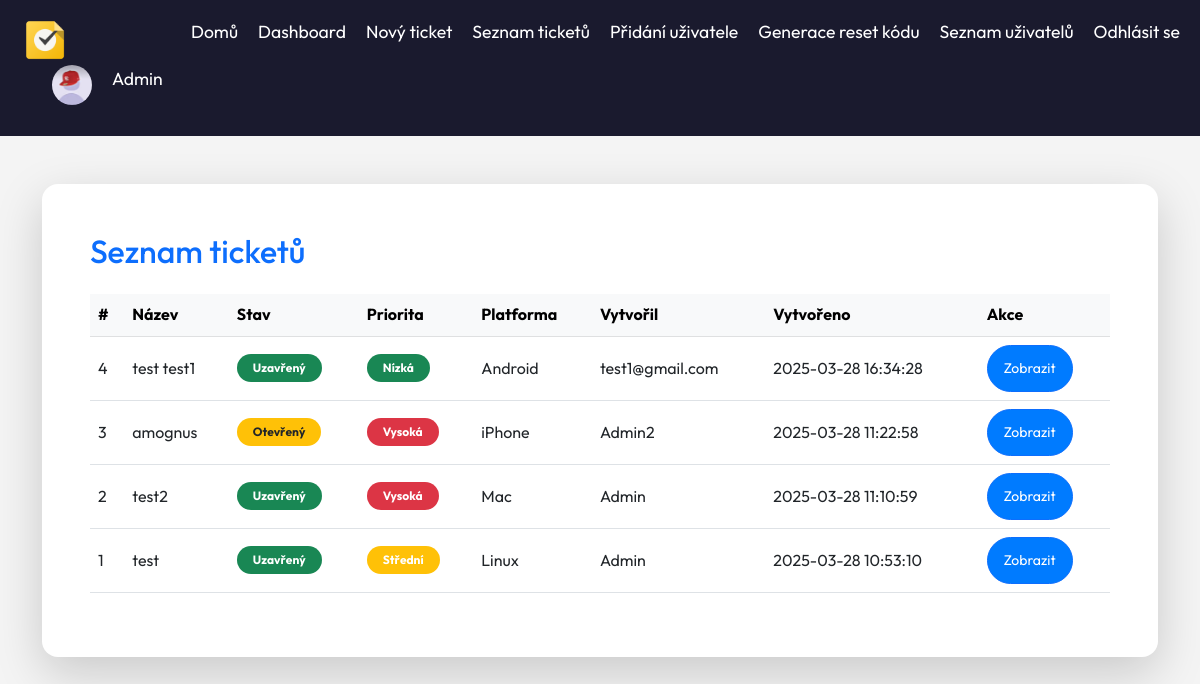
The page /Frontend/tickets.php (signed in) on the database as committed earlier.
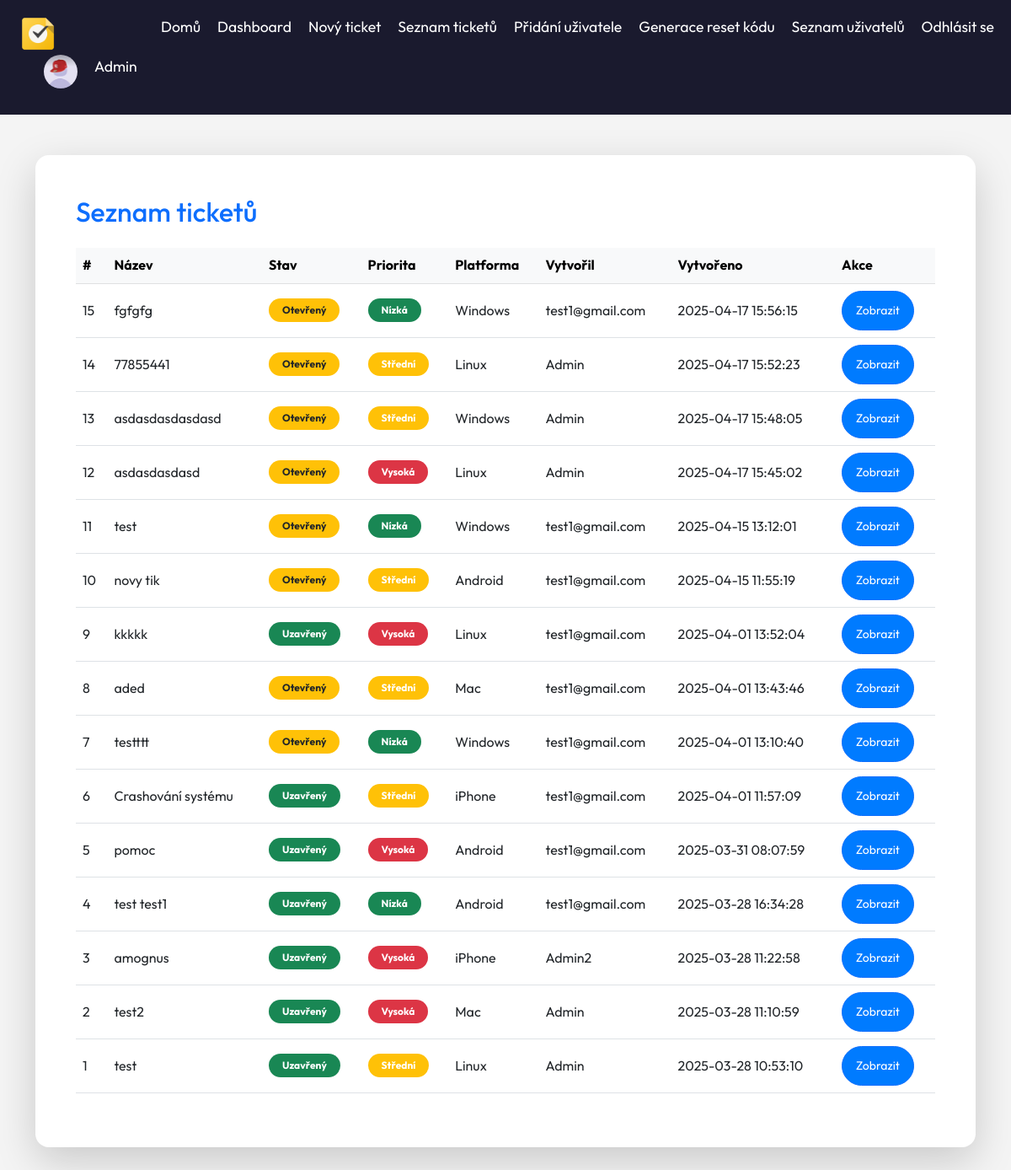
The same page on the database as committed later.
### tables this page shows
CREATE TABLE `tickets` (
  `id` int(11) NOT NULL,
  `user_id` int(11) NOT NULL,
  `title` varchar(255) NOT NULL,
  `description` text NOT NULL,
  `status` enum('Otevřený','Uzavřený') DEFAULT 'Otevřený',
  `priority` enum('Nízká','Střední','Vysoká') NOT NULL,
  `platform` enum('Windows','Mac','Linux','Android','iPhone') NOT NULL,
  `created_at` datetime NOT NULL,
  `closed_at` datetime DEFAULT NULL
);

CREATE TABLE `users` (
  `id` int(11) NOT NULL,
  `name` varchar(100) NOT NULL,
  `email` varchar(255) NOT NULL,
  `role` varchar(255) NOT NULL,
  `created_at` timestamp NOT NULL DEFAULT current_timestamp(),
  `password` varchar(255) NOT NULL
);

### Frontend/tickets.php (the view, shortened to what this page needs)
<?php
include 'db.php';
$role = $_SESSION['role'];
if ($role === 'it') {
    $sql = "SELECT tickets.id, tickets.title, tickets.status, tickets.priority, tickets.platform, tickets.created_at, users.name
            FROM tickets
            JOIN users ON tickets.user_id = users.id
            ORDER BY tickets.created_at DESC";
    $stmt = $conn->prepare($sql);
}
$stmt->execute();
$result = $stmt->get_result();
?>
<!DOCTYPE html>
<html lang="cs">
<head>
    <link href="https://cdn.jsdelivr.net/npm/bootstrap@5.3.0/dist/css/bootstrap.min.css" rel="stylesheet">
    <link rel="stylesheet" href="s/style.css">
</head>
<body class="<?= ($_SESSION['dark_mode'] ?? 0) ? 'dark-mode' : '' ?>">
    <?php include 'header.php'; ?>
    <div class="container py-5">
        <div class="card shadow-lg border-0 rounded-4">
            <div class="card-body p-5">
                <h2 class="text-primary mb-4">Seznam ticketů</h2>
                <div class="table-responsive">
                    <table class="table table-hover align-middle">
                        <thead class="table-light">
                            <tr>
                                <th>#</th>
                                <th>Název</th>
                                <th>Stav</th>
                                <th>Priorita</th>
                                <th>Platforma</th>
                                <th>Vytvořil</th>
                                <th>Vytvořeno</th>
                                <th>Akce</th>
                            </tr>
                        </thead>
                        <tbody>
                            <?php if ($result->num_rows > 0): ?>
                                <?php while ($row = $result->fetch_assoc()): ?>
                                    <tr>
                                        <td><?= $row['id'] ?></td>
                                        <td><?= htmlspecialchars($row['title']) ?></td>
                                        <td>
                                            <?php if ($row['status'] === 'Otevřený'): ?>
                                                <span class="badge bg-warning text-dark rounded-pill px-3 py-2">Otevřený</span>
                                            <?php else: ?>
                                                <span class="badge bg-success rounded-pill px-3 py-2">Uzavřený</span>
                                            <?php endif; ?>
                                        </td>
                                        <td>
                                            <?php
                                            $priority_colors = [
                                                'Nízká' => 'success',
                                                'Střední' => 'warning',
                                                'Vysoká' => 'danger'
                                            ];
                                            $priority_class = $priority_colors[$row['priority']] ?? 'secondary';
                                            ?>
                                            <span class="badge bg-<?= $priority_class ?> rounded-pill px-3 py-2"><?= htmlspecialchars($row['priority']) ?></span>
                                        </td>
                                        <td><?= htmlspecialchars($row['platform']) ?></td>
                                        <td><?= htmlspecialchars($row['name']) ?></td>
                                        <td><?= $row['created_at'] ?></td>
                                        <td>
                                            <a href="ticket_detail.php?id=<?= $row['id'] ?>" class="btn btn-sm btn-outline-primary rounded-pill px-3">Zobrazit</a>
                                        </td>
                                    </tr>
                                <?php endwhile; ?>
                            <?php else: ?>
                                <tr>
                                    <td colspan="8" class="text-center text-muted">Žádné tickety k zobrazení</td>
                                </tr>
                            <?php endif; ?>
                        </tbody>
                    </table>
                </div>
            </div>
        </div>
    </div>
</body>
</html>

### Frontend/header.php (shortened to what this page needs)
<?php
$jmeno = $_SESSION['user'];
$role = $_SESSION['role'];
$profilovy_obrazek = ($role === 'it') ? 'photo/it-pfp.jpg' : (($role === 'ucitel') ? 'photo/ucitel.jpg' : (($role === 'zak') ? 'photo/zak.jpg' : 'photo/default.png'));
?>
<!DOCTYPE html>
<html lang="cs">
<head>
    <link rel="stylesheet" href="s/style.css">
</head>
<body>
    <header class="sticky-header">
        <div class="logo">
            <img src="photo/logo.png" alt="Logo">
        </div>
        <nav>
            <ul>
                <li><a href="index.php">Domů</a></li>
                <li><a href="dashboard.php">Dashboard</a></li>
                <li><a href="new_ticket.php">Nový ticket</a></li>
                <li><a href="tickets.php">Seznam ticketů</a></li>
                <?php if ($role === 'it'): ?>
                    <li><a href="pridat_uzivatele.php">Přidání uživatele</a></li>
                    <li><a href="generate_reset_code.php">Generace reset kódu</a></li>
                    <li><a href="users.php">Seznam uživatelů</a></li>
                <?php endif; ?>
                <li><a href="logout.php">Odhlásit se</a></li>
            </ul>
        </nav>
        <div class="user-box" style="display: flex; align-items: center; gap: 10px">
            <nav>
                <ul>
                    <li><a href="muj-ucet.php">
                            <img src="<?= htmlspecialchars($profilovy_obrazek) ?>" alt="Profilový obrázek" style="width: 40px; height: 40px; border-radius: 50%; object-fit: cover;">
                        </a></li>
                    <li><a href="muj-ucet.php"><?= htmlspecialchars($jmeno) ?></a></li>
                </ul>
            </nav>
        </div>
    </header>
</body>
</html>

### Frontend/s/style.css (style rules this page uses)
:root { --primary-color: #007bff; --dark-color: #1a1a2e; --light-color: #f4f4f4; --text-color: #333; }
* { margin: 0; padding: 0; box-sizing: border-box; font-family: 'Outfit', sans-serif; }
body { background: var(--light-color); color: var(--text-color); line-height: 1.6; }
.btn { background: var(--primary-color); color: white; padding: 12px 24px; text-decoration: none; border-radius: 5px; transition: 0.3s; }

### Frontend/s/header.css (style rules this page uses)
header { background: var(--dark-color); color: white; padding: 15px 20px; display: flex; justify-content: space-between; align-items: center; flex-wrap: wrap; }
.logo img { height: 50px; }
nav ul { list-style: none; display: flex; gap: 20px; }
nav ul li a { color: white; text-decoration: none; font-size: 1.1rem; }

### Frontend/s/main.css (style rules this page uses)
body { margin: 0; font-family: 'Segoe UI', sans-serif; background-color: #f8f9fa; color: #333; }

Rows that differ between the two databases and show on the page:
added tickets: id "15", title "fgfgfg", status "Otevřený", priority "Nízká", platform "Windows", user.name "test1@gmail.com", created_at "2025-04-17 15:56:15"
added tickets: id "14", title "77855441", status "Otevřený", priority "Střední", platform "Linux", user.name "Admin", created_at "2025-04-17 15:52:23"
added tickets: id "13", title "asdasdasdasdasd", status "Otevřený", priority "Střední", platform "Windows", user.name "Admin", created_at "2025-04-17 15:48:05"
added tickets: id "12", title "asdasdasdasd", status "Otevřený", priority "Vysoká", platform "Linux", user.name "Admin", created_at "2025-04-17 15:45:02"
added tickets: id "11", title "test", status "Otevřený", priority "Nízká", platform "Windows", user.name "test1@gmail.com", created_at "2025-04-15 13:12:01"
added tickets: id "10", title "novy tik", status "Otevřený", priority "Střední", platform "Android", user.name "test1@gmail.com", created_at "2025-04-15 11:55:19"
added tickets: id "9", title "kkkkk", status "Uzavřený", priority "Vysoká", platform "Linux", user.name "test1@gmail.com", created_at "2025-04-01 13:52:04"
added tickets: id "8", title "aded", status "Otevřený", priority "Střední", platform "Mac", user.name "test1@gmail.com", created_at "2025-04-01 13:43:46"
added tickets: id "7", title "testttt", status "Otevřený", priority "Nízká", platform "Windows", user.name "test1@gmail.com", created_at "2025-04-01 13:10:40"
added tickets: id "6", title "Crashování systému", status "Uzavřený", priority "Střední", platform "iPhone", user.name "test1@gmail.com", created_at "2025-04-01 11:57:09"
added tickets: id "5", title "pomoc", status "Uzavřený", priority "Vysoká", platform "Android", user.name "test1@gmail.com", created_at "2025-03-31 08:07:59"
changed tickets "amognus": status "Otevřený" → "Uzavřený"
